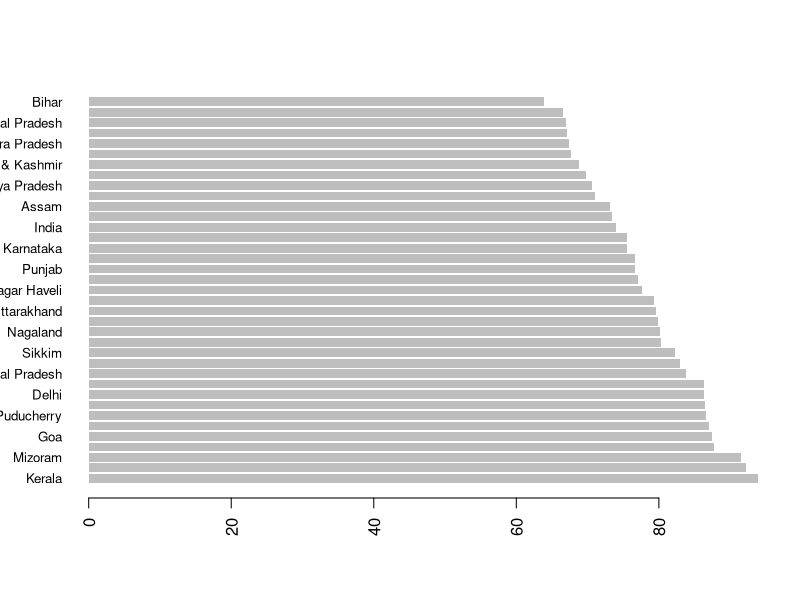

This chart was generated by the following R code:
#Concerned Statewise Literacy Rate Data is taken from Census 2011
#url -> http://censusindia.gov.in/2011-prov-results/data_files/india/Final_PPT_2011_chapter6.pdf

myvalues <- read.csv("literacy.csv")
#ordering the data 
high.order <- order(myvalues$Literacy, decreasing=TRUE)
education.high <- myvalues[high.order,]
#plotting the data
barplot(myvalues$Literacy, names.arg=myvalues$State, horiz=TRUE, las=2, cex.names=0.8, border=NA)
summary(myvalues)
